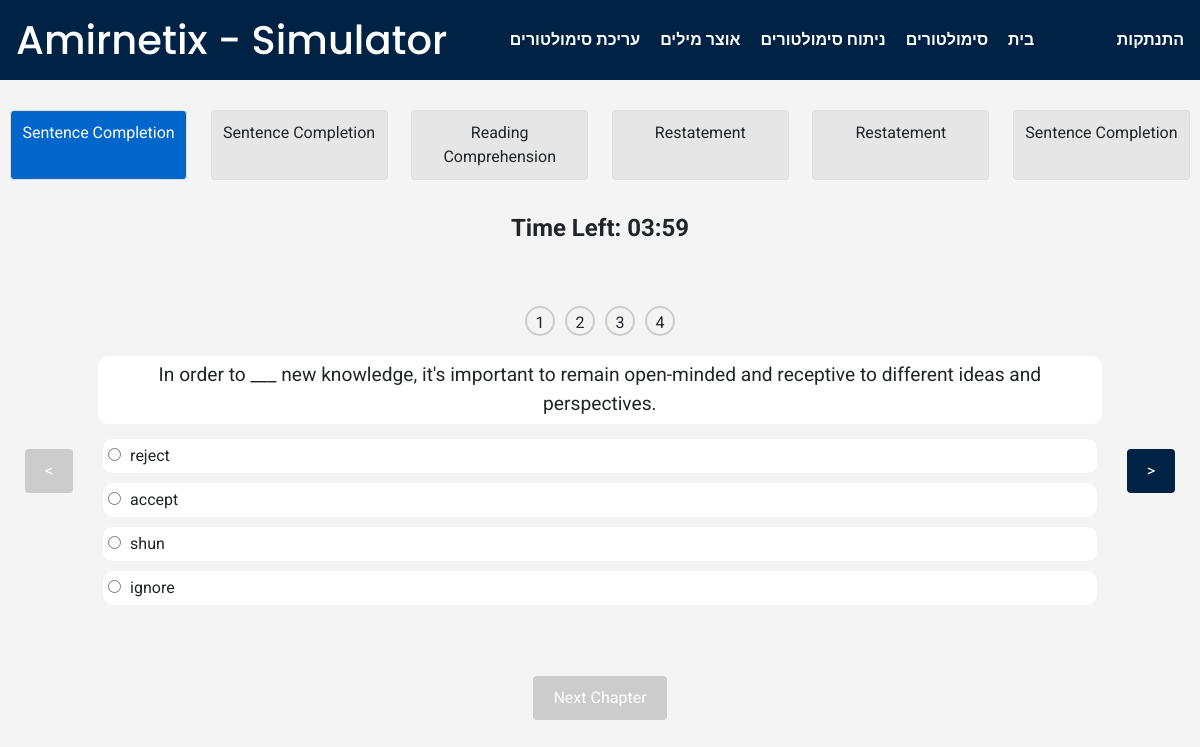
/Simulator/simulator/8 (signed in), run on the app's committed database.
### Simulator/models.py (models this page shows, shortened)
class Chapter(models.Model):
    simulator = models.ForeignKey(Simulator, on_delete=models.CASCADE, related_name='chapters')
    order = models.PositiveIntegerField()
    chapter_type = models.CharField(max_length=2, choices=ChapterType.choices)
    title = models.CharField(max_length=100)
    time_limit = models.PositiveIntegerField(help_text="Time in minutes")
    reading_text = models.TextField(blank=True, null=True)  # Only for Reading Comprehension
    hebrew_text = models.TextField(blank=True,null=True)
    class Meta:
        unique_together = ('simulator', 'order')
        ordering = ['order']
    def count_questions(self):
        return Question.objects.filter(chapter = self).count()

class Question(models.Model):
    chapter = models.ForeignKey(Chapter, on_delete=models.CASCADE, related_name='questions')
    order = models.PositiveIntegerField()
    description = models.TextField()
    hebrew_desc = models.TextField(default=None, null=True, blank=True)
    class Meta:
        unique_together = ('chapter', 'order')
        ordering = ['order']

class AnswerOption(models.Model):
    question = models.ForeignKey(Question, on_delete=models.CASCADE, related_name='answer_options')
    order = models.PositiveIntegerField()
    description = models.CharField(max_length=255)
    hebrew_desc = models.TextField(default=None, null=True, blank=True)
    is_correct = models.BooleanField(default=False)
    class Meta:
        unique_together = ('question', 'order')
        ordering = ['order']

### Simulator/views.py (the view)
# urls.py: path("simulator/<int:simulator_id>",views.start_simulator,name="start_simulator"),
def start_simulator(request,simulator_id : int):
    simulator = Simulator.objects.get(id=int(simulator_id))
    if request.user:
        simulator_attempt = SimulatorAttempt.objects.create(user = request.user,simulator = simulator)
        return render(request,'Simulator/simulator.html',{
            'simulator' : simulator,
            'simulator_attempt' : simulator_attempt
        })
    return render(request,'Simulator/simulator.html',{
        'simulator' : simulator,
        })

### Simulator/templates/Simulator/simulator.html (shortened to what this page needs)
{% extends "Simulator/layout.html" %}
{% block header %} - Simulator{% endblock %}
{% block body %}
<div class="div-simulator">
{% if simulator %}
    <div class="chapter-progress">
        {% for chapter in simulator.chapters.all %}
            <div class="chapter-progress-step" data-order="{{ chapter.order }}">{{ chapter.get_chapter_type_display }}</div>
        {% endfor %}
    </div>
    <div id="timer" class="timer">Time Left:</div>
    <div class="container" style="display: flex;">
        <button class="nav-btn" id="prev-question" onclick="prevQuestion()" disabled>&lt;</button>
        {% for chapter in simulator.chapters.all %}
            <div
                class="question-container"
                id="question-container-{{ chapter.order }}"
                data-chapter="{{ chapter.order }}"
                style="display: none;">
                <div class="question-progress" data-order="{{ chapter.order }}" style="display: none;">
                    {% for question in chapter.questions.all %}
                        <div
                            class="question-progress-step"
                            id="question-progress-step-{{ chapter.order }}-{{ question.order }}"
                            data-order="{{ chapter.order }}-{{ question.order }}">
                            {{ question.order }}
                        </div>
                    {% endfor %}
                </div>
                {% for question in chapter.questions.all %}
                    <div
                        class="question"
                        id="question-{{ chapter.order }}-{{ question.order }}"
                        data-questionid="{{ question.id }}"
                        data-order="{{ chapter.order }}-{{ question.order }}"
                        style="display: none;">
                        {{ question.description }}
                    </div>
                    <ul
                        class="options"
                        id="{{ chapter.order }}-{{ question.order }}"
                        style="display: none;">
                        {% for answer in question.answer_options.all %}
                            <li class="answer">
                                <input
                                    type="radio"
                                    class="answer-input"
                                    name="answer-{{ chapter.order }}-{{ question.order }}"
                                    data-question="{{question.id}}"
                                    data-questionorder = "{{chapter.order}}-{{question.order}}"
                                    id="{{answer.id}}"
                                    value="{{answer.id}}">
                                <label for="option-{{ chapter.order }}-{{ question.order }}-{{ answer.order }}">
                                    {{ answer.description }}
                                </label>
                            </li>
                        {% endfor %}
                    </ul>
                {% endfor %}
            </div>
        {% endfor %}
        <button class="nav-btn" id="next-question" onclick="nextQuestion()">&gt;</button>
    </div>
    <div class="navigation" id="nav-div">
        <button class="nav-btn" id="next-chapter" onclick="nextChapterClick()" disabled>Next Chapter</button>
    </div>
{% endif %}
</div>
{% endblock %}

### Simulator/static/Simulator/styles.css (style rules this page uses)
body { font-family: 'Roboto', sans-serif; margin: 0; padding: 0; background-color: #f4f4f4; }
.container { max-width: 1200px; margin: auto; padding: 20px; justify-content: space-between; }
.div-simulator { direction: ltr; }
.chapter-progress { display: flex; justify-content: space-between; margin: 20px 0; padding: 10px; background-color: #f4f4f4; border-radius: 8px; }
.chapter-progress-step { width: 15%; text-align: center; padding: 10px; border: 1px solid #ddd; border-radius: 4px; background-color: #e6e6e6; }
.chapter-progress .active { background-color: #0066cc; color: white; }
.timer { text-align: center; font-size: 1.5em; font-weight: bold; margin-bottom: 20px; }
.question-progress { display: flex; justify-content: center; margin-bottom: 20px; }
.question-progress-step { width: 30px; height: 30px; margin: 0 5px; border-radius: 50%; border: 2px solid #ccc; text-align: center; line-height: 30px; background-color: #f4f4f4; }
.question-container { margin: 20px; }
.question { font-size: 1.2em; margin-bottom: 10px; padding: 5px; background-color: white ; border-radius: 10px; text-align: center; }
.options { list-style-type: none; padding: 5px; }
.options li { margin: auto; margin-bottom: 10px; padding: 5px; background-color: white; border-radius: 10px; }
.options li input { margin-right: 5px; }
.navigation { display: flex; justify-content: center; }
.nav-btn, .finish-btn { padding: 10px 20px; margin: auto 5px; background-color: #002244; color: white; border: none; border-radius: 4px; cursor: pointer; }
.nav-btn:disabled,.finish-btn:disabled { background-color: #ccc; }

### data on the page
Chapter: chapter_type "Sentence Completion"
Chapter: chapter_type "Sentence Completion"
Chapter: chapter_type "Reading Comprehension"
Chapter: chapter_type "Restatement"
Chapter: chapter_type "Restatement"
Chapter: chapter_type "Sentence Completion"
Question: order "1", description "In order to ___ new knowledge, it's important to remain open-minded and receptive to different ideas and perspectives."
Question: order "2"
Question: order "3"
Question: order "4"
AnswerOption: description "reject"
AnswerOption: description "accept"
AnswerOption: description "shun"
AnswerOption: description "ignore"
